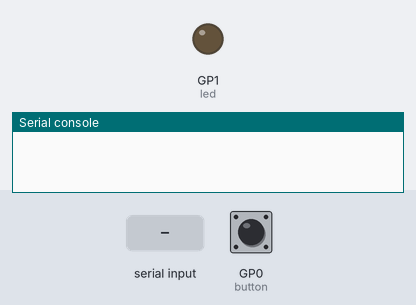
Simulated run of this program. Board: Raspberry Pi Pico running MicroPython. On the bench: output pins drawn as LEDs (lit = HIGH), the last lines printed to the serial console. Inputs (shaded band) come from the test bench; at power-on: GP0 (button) HIGH.

Above: at 1.2 s.
1.3 s: GP0 (button) pulled LOW for 0.15 s
At 1.37 s:
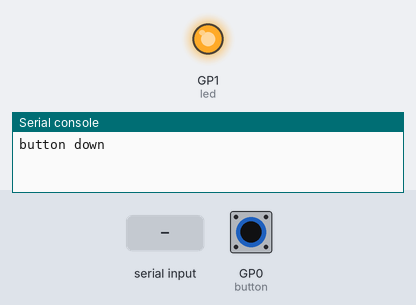
2.9 s: "1" typed at the serial console, then Enter
At 3.7 s:
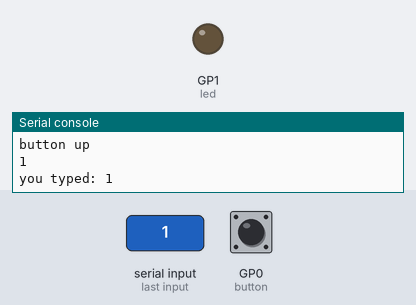
4.4 s: GP0 (button) pulled LOW for 3.2 s
At 4.7 s:
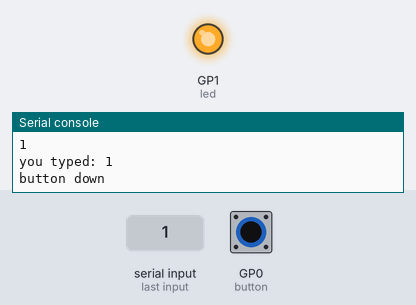
Timing chart, 0 to 9.1 s (numbered marks = the images above; inputs shaded):
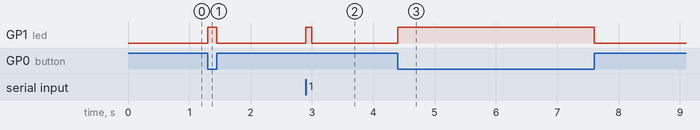

The program:

hello.button-blink.RP2040.2.py
```python
# (licence header left out)
from machine import Pin
import sys,select,time,asyncio
#
# set up pins
#
led_pin = 1
button_pin = 0
led = Pin(led_pin,Pin.OUT)
button = Pin(button_pin,Pin.IN,Pin.PULL_UP)
button_up = True
#
# define thread 0
#
async def thread0():
   while True:
      ready = select.select([sys.stdin],[],[],0)[0]
      if (ready != []):
        line = ready[0].readline().rstrip()
        if (line != ''):
            led.value(1)
            print('you typed:',line)
            time.sleep(0.1)
            led.value(0)
      await asyncio.sleep(0) # pause for cooperative mutlitasking

#
# define thread 1
#
async def thread1():
   global button_up
   while True:
      if ((button.value() == 0) and button_up):
         led.value(1)
         print('button down')
         button_up = False
      elif ((button.value() == 1) and (not button_up)):
         led.value(0)
         print('button up')
         button_up = True
      await asyncio.sleep(0) # pasue for cooperative mutlitasking
#
# define thread tasks in main
#
async def main():
    thread0_task = asyncio.create_task(thread0())
    thread1_task = asyncio.create_task(thread1())
    await asyncio.gather(thread0_task,thread1_task)
#
# run main
#
asyncio.run(main())
```

Measured:
- after the input at 1.3 s, GP1 (led): LOW → HIGH at once, → LOW 0.15 s later
- after the input at 2.9 s, GP1 (led): LOW → HIGH at once, → LOW 0.10 s later
- after the input at 4.4 s, GP1 (led): LOW → HIGH at once, → LOW 3.2 s later
